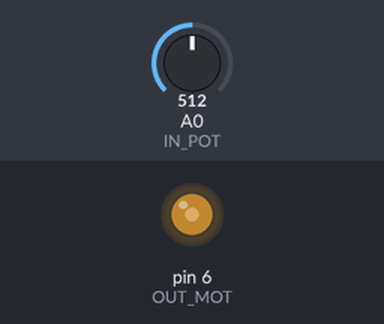
This sketch was run on a simulated Arduino Uno, built with avr-gcc and run on an emulated ATmega328P. Parts: output pins drawn as LEDs (lit = HIGH). The test bench sets the inputs (shaded band); at power-on: A0 (IN_POT) = 512.

Above: at 1.2 s.
1.3 s: A0 (IN_POT) set to 900
At 3.0 s:
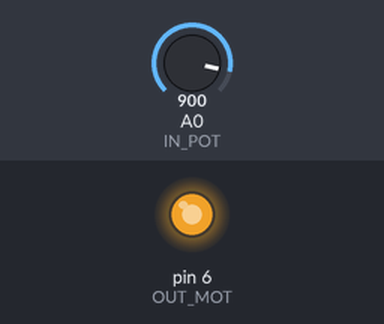
3.7 s: A0 (IN_POT) set to 1023
At 3.86 s:
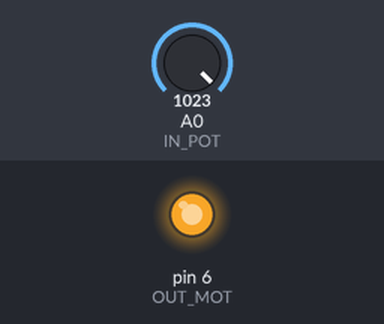
5.5 s: A0 (IN_POT) set to 511
At 8.0 s:
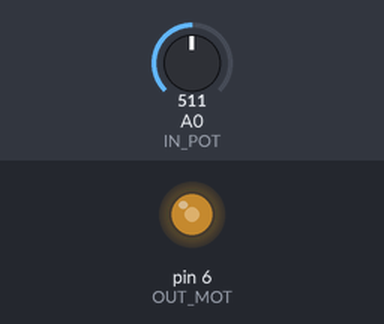
Timing chart, 0 to 9.5 s (numbered marks = the images above; inputs shaded):
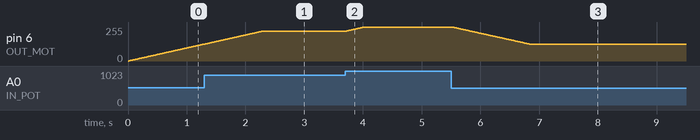

The sketch:

soft_start_pwm.ino
```cpp
#define IN_POT A0
#define OUT_MOT 6

int velocita;

void setup() {
  // NON  SERVE INIZIALIZZARE GLI
  // INGRESSI ANALOGICI
  // E NEANCHE LE USCITE PWM
  velocita = 0;
}

void loop() {
  analogWrite ( OUT_MOT, velocita );

  if (velocita < map(analogRead(IN_POT), 0, 1023, 0, 255)) {
    velocita ++;
  }
  else
  if (velocita > map(analogRead(IN_POT), 0, 1023, 0, 255)) {
    velocita --;
  }

  delay(10);
}
```

Measured:
- after the input at 1.3 s, pin 6 (OUT_MOT): moves from 127/255 to 224/255 over 0.98 s, starting at once
- after the input at 3.7 s, pin 6 (OUT_MOT): moves from 224/255 to 255/255 over 0.31 s, starting at once
- after the input at 5.5 s, pin 6 (OUT_MOT): moves from 255/255 to 127/255 over 1.3 s, starting at once
